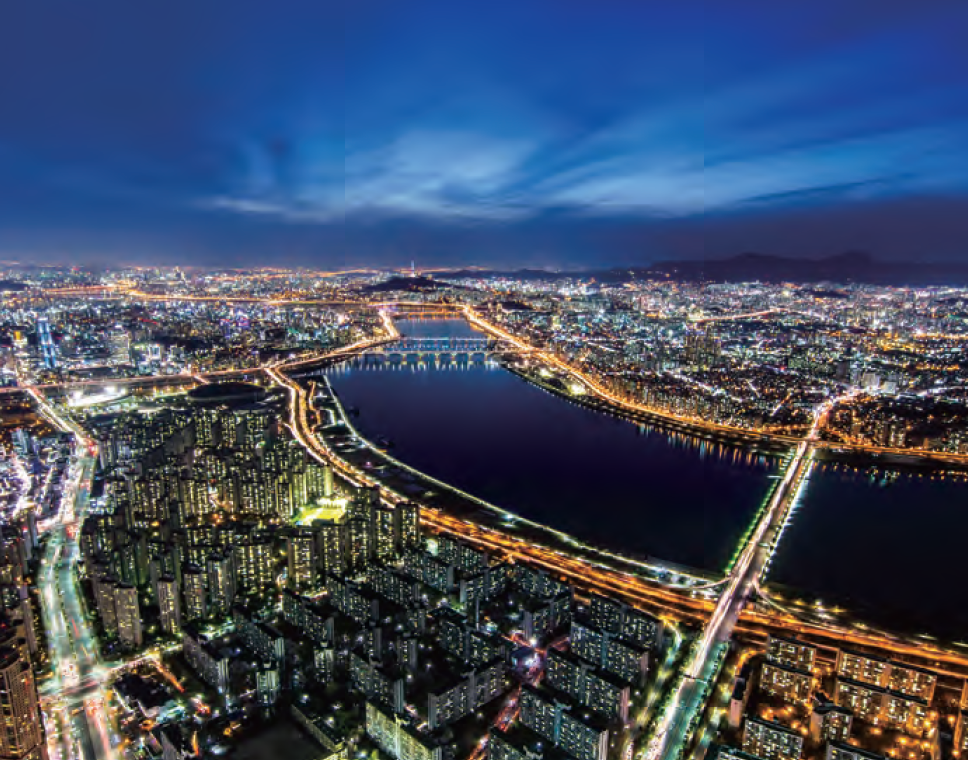
#> input picture lab-session/02-image-processing-basics/data/view.png, 968 x 760 px
$ python 04_filtering.py
#> lines starting #> are read from the running program, lines starting #| are printed output that depends on the picture
from pathlib import Path
import sys

import cv2
import numpy as np


BASE_DIR = Path(__file__).resolve().parents[1]
DATA_DIR = BASE_DIR / "data"
OUTPUT_DIR = BASE_DIR / "outputs"
OUTPUT_DIR.mkdir(exist_ok=True)


def main() -> None:
    image_path = DATA_DIR / "view.png"
    image = cv2.imread(str(image_path), cv2.IMREAD_GRAYSCALE)
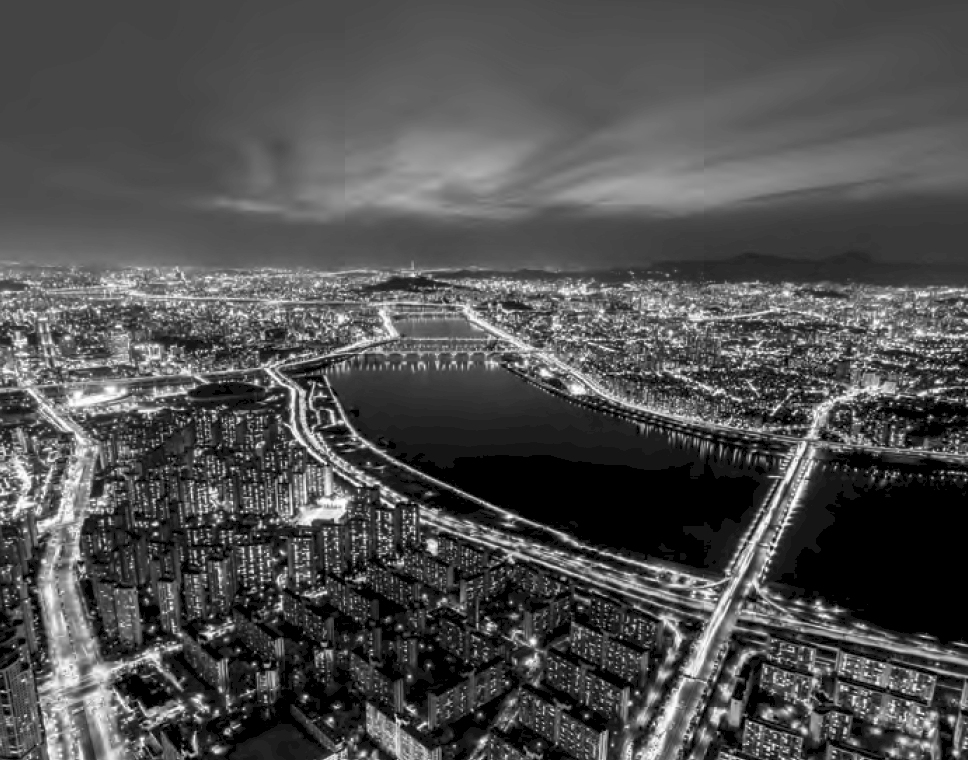
#> image: shape (760, 968); min 0, max 255, mean 79.2

    if image is None:
        sys.exit(f"Could not open image: {image_path}")

    average_kernel = np.ones((5, 5), dtype=np.float32) / 25.0
    average_blur = cv2.filter2D(image, -1, average_kernel)
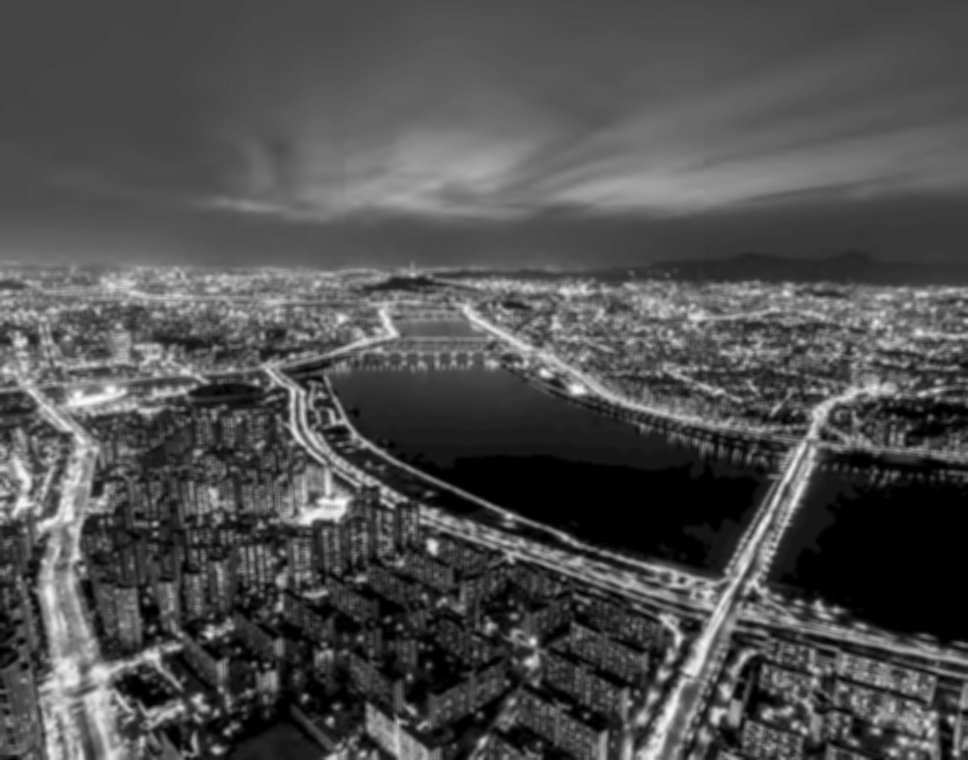
#> average_blur: shape (760, 968); min 0, max 253, mean 79.2
    gaussian_blur = cv2.GaussianBlur(image, (5, 5), 0)

    emboss_kernel = np.array(
        [[-1.0, 0.0, 0.0], [0.0, 0.0, 0.0], [0.0, 0.0, 1.0]], dtype=np.float32
    )
    embossed = cv2.filter2D(image.astype(np.int16), -1, emboss_kernel)
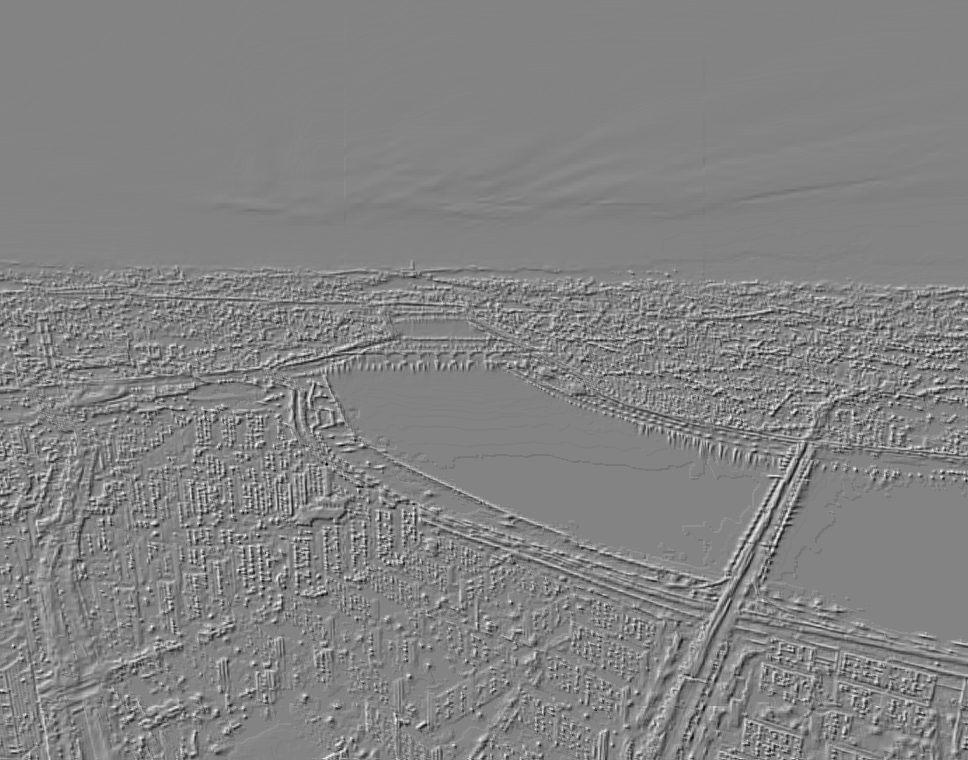
#> embossed: shape (760, 968) int16; min -224, max 211, mean 0; drawn with min black and max white
    embossed = np.uint8(np.clip(embossed + 128, 0, 255))
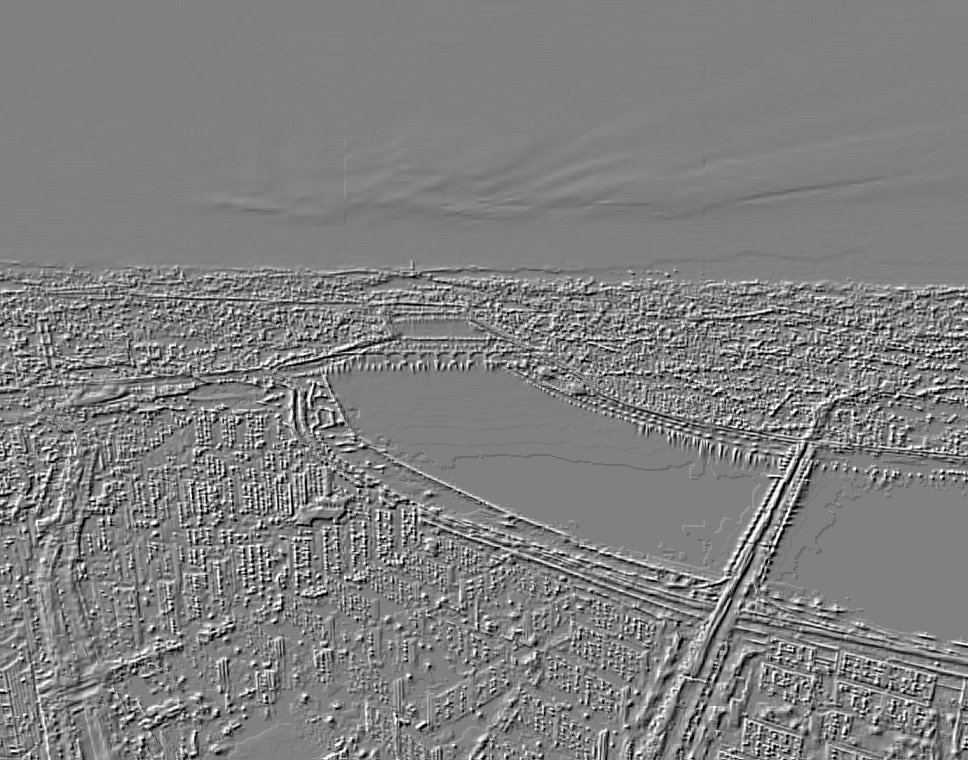
#> embossed: shape (760, 968); min 0, max 255, mean 128

    canvas = np.hstack([image, average_blur, gaussian_blur, embossed])
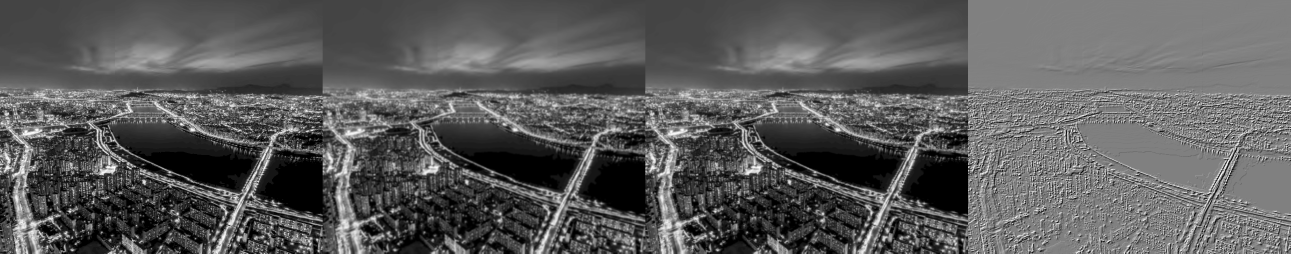
#> canvas: shape (760, 3872) (shown at 1/3 size); min 0, max 255, mean 91.4
    output_path = OUTPUT_DIR / "filtering_comparison.png"
    cv2.imwrite(str(output_path), canvas)

    cv2.imshow("Original | Average | Gaussian | Emboss", canvas)
    cv2.waitKey(0)
    cv2.destroyAllWindows()
    print(f"Saved filtering comparison to: {output_path}")


if __name__ == "__main__":
    main()
